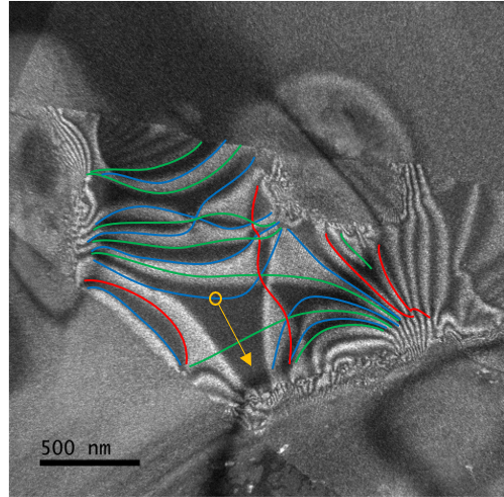
#> input picture MoSe2BNMoSe2/default.png, 504 x 497 px, found by its file name
$ python convert.py
#> lines starting #> are read from the running program, lines starting #| are printed output that depends on the picture
from PIL import Image
import numpy as np

im = Image.open("./MoSe2BNMoSe2/default.png")
#> im is the input picture: PIL image 504x497 RGBA; mean R, G, B, A 91.2, 93.3, 93.1, 250

[xs, ys] = im.size
#> xs = 504; ys = 497

def find_range(r, g, b):
    return max(r, g, b) - min(r, g, b)

for i in range(xs):
    for j in range (ys):
        location = (i,j)
        pixel = im.getpixel(location)
        [r, g, b, t] = pixel
        if find_range(r, g, b) < 10:
            im.putpixel(location, (0, 0, 0))
        else:
            if b > 120 and r < 120 and g < 120:
                im.putpixel(location, (0, 0, 255))
            else:
                im.putpixel(location, (0, 0, 0))
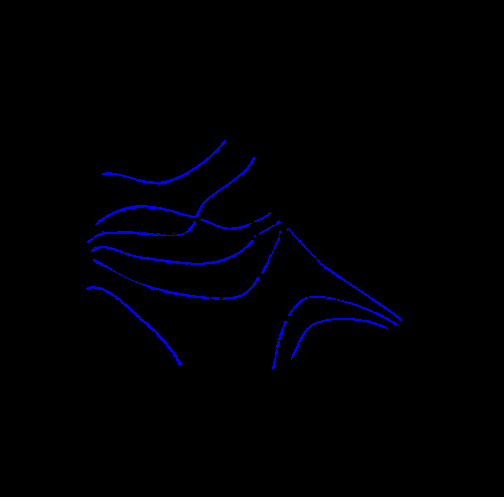
#> im: PIL image 504x497 RGBA; mean R, G, B, A 0, 0, 3.4, 255

im.show()


im.save("./MoSe2BNMoSe2/blue.png")
